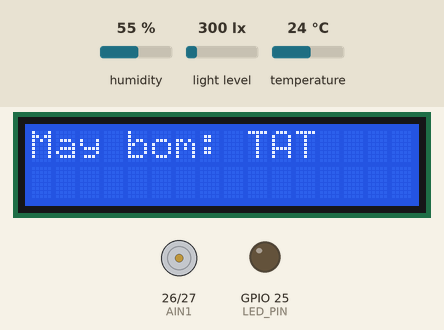
This sketch was run on a simulated ESP32. On the bench: 16×2 character LCD, motor-driver pin pairs drawn as motors (green arrow = first pin HIGH = forward, orange = second pin HIGH = backward, longer = more drive), output pins drawn as LEDs (lit = HIGH). Inputs (shaded band) come from the test bench; at power-on: temperature 24 °C, light level 300 lx, humidity 55 %. WiFi joins after 1.5 s; servers stay silent unless stated; uploads are accepted with an empty reply; what the sketch prints to the serial monitor is not drawn.

Above: at 1.2 s.
At 4.4 s:
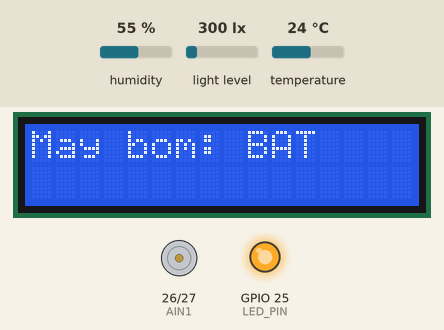
4.5 s: temperature set to 29.5 °C
6.9 s: temperature set to 30.4 °C
At 10.4 s:
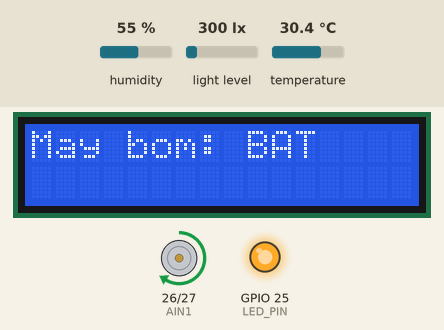
10.7 s: light level set to 672 lx
13.1 s: light level set to 733 lx
At 13.5 s:
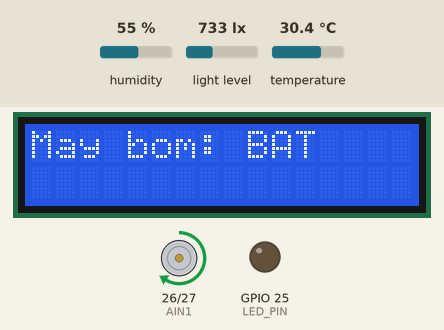
15.5 s: humidity set to 73 %
18.4 s: humidity set to 76 %
At 22.1 s:
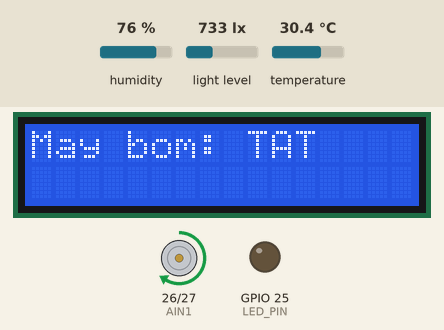
Timing chart, 0 to 23.6 s (numbered marks = the images above; inputs shaded):
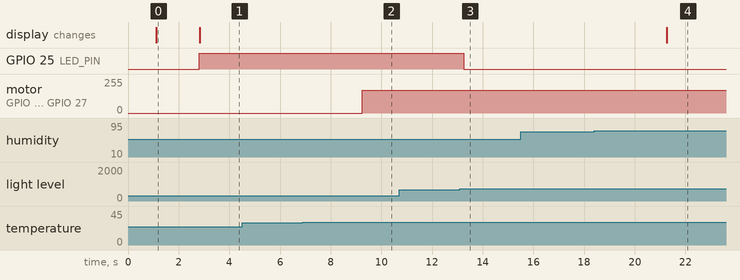

Measured:
- the behaviour switches between 30 and 30.1 °C on temperature (found by bisection; images 1 and 2)
- the behaviour switches between 699 and 700 lx on light level (found by bisection; images 2 and 3)
- the behaviour switches between 74 and 75 % on humidity (found by bisection; images 3 and 4)
- after the input at 4.5 s, every drawn part: stays the same
- after the input at 6.9 s, motor on GPIO 26 (AIN1) / GPIO 27 (AIN2): stopped → forward 170/255 after 2.3 s
- after the input at 10.7 s, every drawn part: stays the same
- after the input at 13.1 s, GPIO 25 (LED_PIN): HIGH → LOW after 0.14 s
- after the input at 15.5 s, every drawn part: stays the same
- after the input at 18.4 s, the display: changes after 2.9 s (image 4)
- what the display in image 0 shows lasts 1.7 s, from 1.1 s to 2.8 s

The sketch:

smartgarden_esp_32.ino
```cpp
#include <WiFi.h>
#include <WiFiClientSecure.h>
#include <HTTPClient.h>
#include <Wire.h>
#include <DHT.h>
#include <BH1750.h>
#include <LiquidCrystal_I2C.h>

#define WIFI_SSID "YBT"
#define WIFI_PASSWORD "300920055"
#define DATABASE_URL "https://dht11-5a4d9-default-rtdb.firebaseio.com"

#define DHT_PIN 33
#define DHT_TYPE DHT22

#define BH1750_SDA 21
#define BH1750_SCL 22

#define LCD_SDA 18
#define LCD_SCL 19

#define LED_PIN 25
#define AIN1 26
#define AIN2 27

#define TEMP_FAN_THRESHOLD 30.0
#define HUM_PUMP_THRESHOLD 75.0
#define LIGHT_LAMP_THRESHOLD 700.0

#define FAN_PWM 170
#define SENSOR_INTERVAL 2000
#define MANUAL_INTERVAL 1500
#define HTTP_TIMEOUT 4000

DHT dht(DHT_PIN, DHT_TYPE);
BH1750 lightMeter;
TwoWire I2C_BH1750 = TwoWire(1);
LiquidCrystal_I2C lcd(0x27, 16, 2);

unsigned long lastSensorSend = 0;
unsigned long lastManualRead = 0;

int counter = 0;

bool fanDisabled = false, pumpDisabled = false, lampDisabled = false;
bool fanOn = false, pumpOn = false, lampOn = false;
bool fanAuto = false, pumpAuto = false, lampAuto = false;
bool sensorReady = false;

float lastTemp = 0, lastHum = 0, lastLux = 0;

void connectWiFi() {
  if (WiFi.status() == WL_CONNECTED) return;

  WiFi.mode(WIFI_STA);
  WiFi.begin(WIFI_SSID, WIFI_PASSWORD);

  Serial.print("Dang ket noi WiFi");

  for (int i = 0; WiFi.status() != WL_CONNECTED && i < 40; i++) {
    Serial.print(".");
    delay(500);
  }

  Serial.println();

  if (WiFi.status() == WL_CONNECTED) {
    Serial.println("Da ket noi WiFi");
    Serial.print("IP ESP32: ");
    Serial.println(WiFi.localIP());
  } else {
    Serial.println("Ket noi WiFi that bai");
  }
}

void setFan(bool on) {
  analogWrite(AIN1, on ? FAN_PWM : 0);
  digitalWrite(AIN2, LOW);
}

void setLamp(bool on) {
  digitalWrite(LED_PIN, on ? HIGH : LOW);
}

void updateLCDPumpOnly() {
  lcd.clear();
  lcd.setCursor(0, 0);
  lcd.print(pumpOn ? "May bom: BAT" : "May bom: TAT");
}

void applyOutputs() {
  if (!sensorReady) return;

  fanOn = fanAuto && !fanDisabled;
  pumpOn = pumpAuto && !pumpDisabled;
  lampOn = lampAuto && !lampDisabled;

  setFan(fanOn);
  setLamp(lampOn);
  updateLCDPumpOnly();
}

bool firebaseRequest(String method, String path, String body, String &response) {
  connectWiFi();

  if (WiFi.status() != WL_CONNECTED) {
    Serial.println("Mat WiFi, khong lam viec voi Firebase duoc");
    return false;
  }

  WiFiClientSecure secureClient;
  secureClient.setInsecure();

  HTTPClient http;
  String url = String(DATABASE_URL) + path + ".json";

  if (!http.begin(secureClient, url)) {
    Serial.println("http.begin that bai");
    return false;
  }

  http.setTimeout(HTTP_TIMEOUT);
  http.setReuse(false);

  int code;

  if (method == "PUT") {
    http.addHeader("Content-Type", "application/json");
    code = http.PUT(body);
  } else {
    code = http.GET();
  }

  response = http.getString();

  Serial.print(method);
  Serial.print(" ");
  Serial.print(path);
  Serial.print(" -> ");
  Serial.println(code);

  if (response.length()) {
    Serial.println(response);
  }

  http.end();
  return code == 200;
}

bool firebasePut(String path, String json) {
  String response;
  return firebaseRequest("PUT", path, json, response);
}

String firebaseGet(String path) {
  String response;
  firebaseRequest("GET", path, "", response);
  response.trim();
  return response;
}

String devJson(bool on, int value, String mode, String reason) {
  return "{\"on\":" + String(on ? 1 : 0) +
         ",\"value\":" + String(value) +
         ",\"mode\":\"" + mode +
         "\",\"reason\":\"" + reason + "\"}";
}

String reasonText(String device, bool disabled, bool on) {
  if (device == "fan") {
    if (disabled) return "Quat da tat bang nut tren dashboard";
    return on ? "Nhiet do tren 30 do C nen quat dang bat voi PWM 170"
              : "Nhiet do chua vuot 30 do C nen quat tat";
  }

  if (device == "pump") {
    if (disabled) return "May bom da tat bang nut tren dashboard";
    return on ? "Do am duoi 75 phan tram nen may bom dang bat"
              : "Do am chua thap hon 75 phan tram nen may bom tat";
  }

  if (disabled) return "Den LED da tat bang nut tren dashboard";
  return on ? "Anh sang duoi 700 lux nen den LED dang bat"
            : "Anh sang chua thap hon 700 lux nen den LED tat";
}

String buildDevicesJson() {
  String fanMode = fanDisabled ? "MANUAL_OFF" : "AUTO";
  String pumpMode = pumpDisabled ? "MANUAL_OFF" : "AUTO";
  String lampMode = lampDisabled ? "MANUAL_OFF" : "AUTO";

  String json = "{";
  json += "\"fan\":" + devJson(fanOn, fanOn ? FAN_PWM : 0, fanMode, reasonText("fan", fanDisabled, fanOn)) + ",";
  json += "\"pump\":" + devJson(pumpOn, pumpOn ? 100 : 0, pumpMode, reasonText("pump", pumpDisabled, pumpOn)) + ",";
  json += "\"lamp\":" + devJson(lampOn, lampOn ? 100 : 0, lampMode, reasonText("lamp", lampDisabled, lampOn));
  json += "}";

  return json;
}

void sendDevicesToFirebase() {
  firebasePut("/smartGarden/devices", buildDevicesJson());
}

void sendDataToFirebase() {
  counter++;

  String dataJson = "{";
  dataJson += "\"NhietDo\":" + String(lastTemp, 1) + ",";
  dataJson += "\"DoAm\":" + String(lastHum, 1) + ",";
  dataJson += "\"AnhSang\":" + String(lastLux, 1) + ",";
  dataJson += "\"AnhSangLux\":" + String(lastLux, 1) + ",";
  dataJson += "\"status\":\"online\",";
  dataJson += "\"uptime\":" + String(millis()) + ",";
  dataJson += "\"counter\":" + String(counter);
  dataJson += "}";

  bool ok1 = firebasePut("/smartGarden/data", dataJson);
  bool ok2 = firebasePut("/smartGarden/devices", buildDevicesJson());

  Serial.println(ok1 && ok2 ? "Gui Firebase thanh cong" : "Gui Firebase that bai");
}

void readManualControl() {
  bool oldFan = fanDisabled;
  bool oldPump = pumpDisabled;
  bool oldLamp = lampDisabled;

  String payload = firebaseGet("/smartGarden/manual");

  if (payload.length() == 0) {
    Serial.println("Khong doc duoc manual, giu trang thai cu");
    return;
  }

  fanDisabled = payload != "null" && payload.indexOf("\"fanDisabled\":true") >= 0;
  pumpDisabled = payload != "null" && payload.indexOf("\"pumpDisabled\":true") >= 0;
  lampDisabled = payload != "null" && payload.indexOf("\"lampDisabled\":true") >= 0;

  if (oldFan != fanDisabled || oldPump != pumpDisabled || oldLamp != lampDisabled) {
    Serial.println("Lenh dashboard thay doi");
    applyOutputs();
    sendDevicesToFirebase();
  }
}

void readSensors() {
  float temp = dht.readTemperature();
  float hum = dht.readHumidity();
  float lux = lightMeter.readLightLevel();

  if (isnan(temp) || isnan(hum)) {
    Serial.println("Loi doc DHT22");
    return;
  }

  if (lux < 0) {
    Serial.println("Loi doc BH1750");
    return;
  }

  lastTemp = temp;
  lastHum = hum;
  lastLux = lux;

  sensorReady = true;

  fanAuto = lastTemp > TEMP_FAN_THRESHOLD;
  pumpAuto = lastHum < HUM_PUMP_THRESHOLD;
  lampAuto = lastLux < LIGHT_LAMP_THRESHOLD;

  applyOutputs();
  sendDataToFirebase();

  Serial.print("Nhiet do: ");
  Serial.print(lastTemp);
  Serial.print(" C | Do am: ");
  Serial.print(lastHum);
  Serial.print(" % | Anh sang: ");
  Serial.print(lastLux);
  Serial.print(" lux | Quat: ");
  Serial.print(fanOn ? "BAT" : "TAT");
  Serial.print(" | Bom LCD: ");
  Serial.print(pumpOn ? "BAT" : "TAT");
  Serial.print(" | Den: ");
  Serial.println(lampOn ? "BAT" : "TAT");
}

void scanI2C(TwoWire &bus, String name) {
  Serial.println("Quet I2C " + name);

  for (byte address = 1; address < 127; address++) {
    bus.beginTransmission(address);

    if (bus.endTransmission() == 0) {
      Serial.print("Tim thay ");
      Serial.print(name);
      Serial.print(" tai 0x");

      if (address < 16) Serial.print("0");
      Serial.println(address, HEX);
    }
  }
}

void setup() {
  Serial.begin(115200);
  delay(1000);

  Serial.println("BAT DAU SMART GARDEN");

  dht.begin();

  Wire.begin(LCD_SDA, LCD_SCL);
  I2C_BH1750.begin(BH1750_SDA, BH1750_SCL);

  pinMode(AIN1, OUTPUT);
  pinMode(AIN2, OUTPUT);
  pinMode(LED_PIN, OUTPUT);

  setFan(false);
  setLamp(false);

  lcd.init();
  lcd.backlight();
  updateLCDPumpOnly();

  scanI2C(Wire, "LCD");
  scanI2C(I2C_BH1750, "BH1750");

  if (lightMeter.begin(BH1750::CONTINUOUS_HIGH_RES_MODE, 0x23, &I2C_BH1750)) {
    Serial.println("BH1750 OK 0x23");
  } else if (lightMeter.begin(BH1750::CONTINUOUS_HIGH_RES_MODE, 0x5C, &I2C_BH1750)) {
    Serial.println("BH1750 OK 0x5C");
  } else {
    Serial.println("Khong tim thay BH1750");
  }

  connectWiFi();
  readManualControl();
  readSensors();
}

void loop() {
  unsigned long now = millis();

  if (now - lastSensorSend >= SENSOR_INTERVAL) {
    lastSensorSend = now;
    readSensors();
  }

  if (now - lastManualRead >= MANUAL_INTERVAL) {
    lastManualRead = now;
    readManualControl();
  }
}
```
